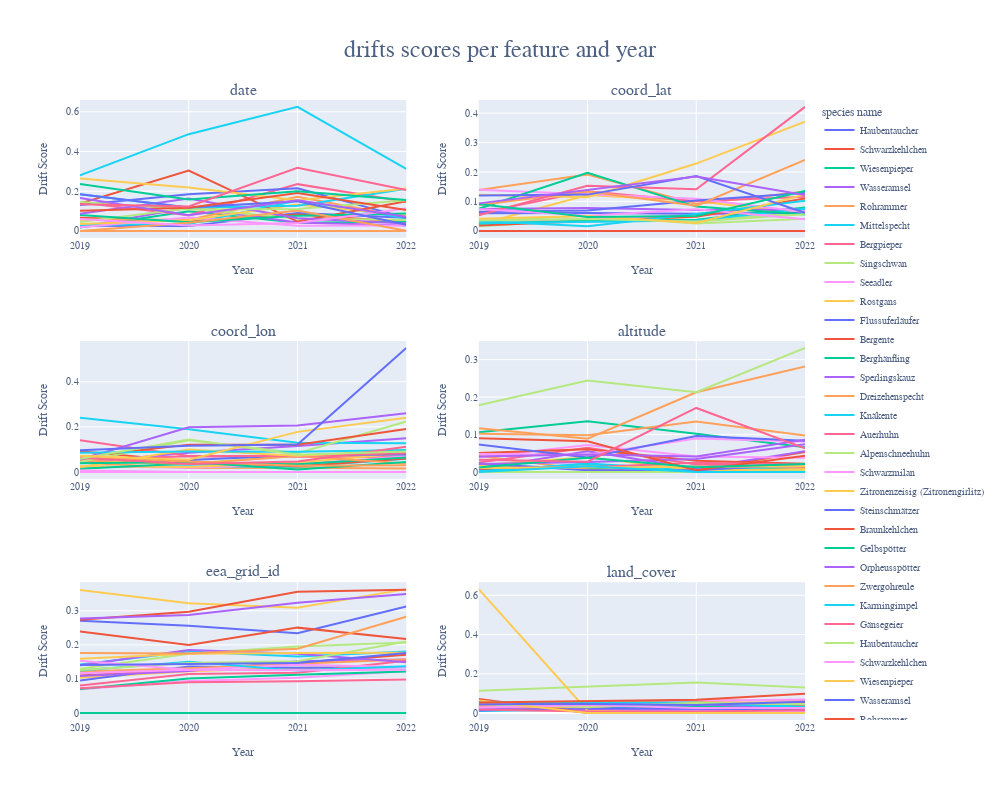

The notebook cell saved with this chart:
### Markdown cell above
In the line plot below, the data drift over time is plotted for each feature and each species. The higher the drift score, the higher the data drift of the given feature and species. Each year is compared to the reference year 2018.

### Results

Based on the visualization below, our findings reveal a complex picture of data drift across different features and species:

- **Gradual Changes:** Certain species demonstrated gradual shifts in specific features. For example, the altitudes of the Griffon Vulture (Gänsegeier) and the Pygmy Owl (Sperlingskauz), as well as the latitudes for the Twite (Berghänfling) showed a steady trend over the years. Similarly, the longitudes of the Citril Finch (Zitronenzeisig) displayed a consistent directional drift.

- **Random Fluctuations**: However, for a lot of species and features, the data did not exhibit a consistent trend but rather fluctuated randomly from year to year. For instance, the Common Rosefinch (Karmingimpel) showed a decrease in drift in the date feature in 2022. Its drift in migration pattern was increasing gradually over four years, and then suddenly decreasing, implying that its migration pattern was very similar to 2018. This unpredictability suggests that multiple factors, possibly including environmental variability and stochastic events, influence the observed features. This shows that a 5-year-window may not be sufficient for a long-term study, as the migration pattern, for example, is highly influenced by the years temperatures, which gradually change over a long period of time (climatic change), but also fluctuate heavily in a shorter time frame of 5 years.

- **Land Cover Stability:** Overall, land cover exhibited the lowest levels of drift across the species studied, aligning with the expectation that habitat preference remains relatively stable over time.

- **Sporadic High Drift:** The Three-toed Woodpecker (Dreizehenspecht) experienced a significant drift in land cover, but this was an isolated event that occurred only in 2019. It may be due to anthropogenic influences or natural disturbances, or user error.

- **Sporadic Altitude Drifts:** As observed in Chapter 1️⃣, altitude is generally not affected by drift. However, some species, such as the Eurasian Pygmy Owl, still exhibit relatively high drift scores for this feature. This can be related to the fact that the Eurasian Pygmy Owl has expanded further north in recent years, where altitudes are lower.

### Discussion
This analysis has revealed that data drift in bird species is not uniformly distributed over time nor consistent across species. The diverse patterns of data drift observed underscore the multifaceted nature of bird dynamics over time. Random fluctuations may indicate the influence of unpredictable environmental factors or the inherent variability in bird behavior. Gradual changes suggest that some species may be responding to consistent environmental pressures or processes.

### Code cell
from plotly.subplots import make_subplots
import plotly.graph_objects as go
features = ['date', 'coord_lat', 'coord_lon', 'altitude', 'eea_grid_id', 'land_cover']
species = list(drift_results['2019'].keys())

# Create subplots
fig = make_subplots(rows=3, cols=2, subplot_titles=features)

for i, feature in enumerate(features, start=1):
    row = (i - 1) // 2 + 1
    col = (i - 1) % 2 + 1
    
    for species_name in species:
        fig.add_trace(go.Scatter(x=list(drift_results.keys()), 
                                 y=[drift_results[year][species_name][feature] for year in drift_results.keys()], 
                                 mode='lines',
                                 name=species_name),
                      row=row, col=col)

    fig.update_xaxes(title_text='Year', row=row, col=col)
    fig.update_yaxes(title_text='Drift Score', row=row, col=col)

fig.update_layout(title='Drift Scores of Different Features Over Years', height=800, width=1000)
fig.update_xaxes(title_text="Year", row=3, col=1)
fig.update_yaxes(title_text="Drift Score", row=2, col=1)
fig.update_layout(font=dict(family="Aleo", size=10, color="#4d5f81"),
                title=dict(x=0.5, y=0.95, font=dict(size=24), text='drifts scores per feature and year', xanchor='center'),
                legend_title_text='species name')
fig.show()

### Figure 1 — Plotly figure (JSON) as saved in the notebook; plotly's stock layout.template omitted (floating-point values rounded to 4 significant figures)
{"data": [{"mode": "lines", "name": "Haubentaucher", "type": "scatter", "x": ["2019", "2020", "2021", "2022"], "xaxis": "x", "y": [0.02612, 0.02402, 0.09073, 0.06671], "yaxis": "y"}, {"mode": "lines", "name": "Schwarzkehlchen", "type": "scatter", "x": ["2019", "2020", "2021", "2022"], "xaxis": "x", "y": [0.06613, 0.04859, 0.08244, 0.04537], "yaxis": "y"}, {"mode": "lines", "name": "Wiesenpieper", "type": "scatter", "x": ["2019", "2020", "2021", "2022"], "xaxis": "x", "y": [0.01721, 0.09873, 0.0404, 0.04544], "yaxis": "y"}, {"mode": "lines", "name": "Wasseramsel", "type": "scatter", "x": ["2019", "2020", "2021", "2022"], "xaxis": "x", "y": [0.01829, 0.1176, 0.04276, 0.02715], "yaxis": "y"}, {"mode": "lines", "name": "Rohrammer", "type": "scatter", "x": ["2019", "2020", "2021", "2022"], "xaxis": "x", "y": [0.05768, 0.05582, 0.1718, 0.0691], "yaxis": "y"}, {"mode": "lines", "name": "Mittelspecht", "type": "scatter", "x": ["2019", "2020", "2021", "2022"], "xaxis": "x", "y": [0.03014, 0.03529, 0.1533, 0.06303], "yaxis": "y"}, {"mode": "lines", "name": "Bergpieper", "type": "scatter", "x": ["2019", "2020", "2021", "2022"], "xaxis": "x", "y": [0.1429, 0.07908, 0.2355, 0.1468], "yaxis": "y"}, {"mode": "lines", "name": "Singschwan", "type": "scatter", "x": ["2019", "2020", "2021", "2022"], "xaxis": "x", "y": [0.04463, 0.1134, 0.06209, 0.05462], "yaxis": "y"}, {"mode": "lines", "name": "Seeadler", "type": "scatter", "x": ["2019", "2020", "2021", "2022"], "xaxis": "x", "y": [0.01828, 0.06731, 0.02561, 0.02674], "yaxis": "y"}, {"mode": "lines", "name": "Rostgans", "type": "scatter", "x": ["2019", "2020", "2021", "2022"], "xaxis": "x", "y": [0.03429, 0.05308, 0.1323, 0.07864], "yaxis": "y"}, {"mode": "lines", "name": "Flussuferläufer", "type": "scatter", "x": ["2019", "2020", "2021", "2022"], "xaxis": "x", "y": [0.1303, 0.1844, 0.2148, 0.06538], "yaxis": "y"}, {"mode": "lines", "name": "Bergente", "type": "scatter", "x": ["2019", "2020", "2021", "2022"], "xaxis": "x", "y": [0.1383, 0.3034, 0.04706, 0.1488], "yaxis": "y"}, {"mode": "lines", "name": "Berghänfling", "type": "scatter", "x": ["2019", "2020", "2021", "2022"], "xaxis": "x", "y": [0.08015, 0.04356, 0.07675, 0.08774], "yaxis": "y"}, {"mode": "lines", "name": "Sperlingskauz", "type": "scatter", "x": ["2019", "2020", "2021", "2022"], "xaxis": "x", "y": [0.08667, 0.1627, 0.06372, 0.03688], "yaxis": "y"}, {"mode": "lines", "name": "Dreizehenspecht", "type": "scatter", "x": ["2019", "2020", "2021", "2022"], "xaxis": "x", "y": [4.472e-06, 0.04139, 0.1021, 0.0008146], "yaxis": "y"}, {"mode": "lines", "name": "Knäkente", "type": "scatter", "x": ["2019", "2020", "2021", "2022"], "xaxis": "x", "y": [0.1852, 0.116, 0.1269, 0.2117], "yaxis": "y"}, {"mode": "lines", "name": "Auerhuhn", "type": "scatter", "x": ["2019", "2020", "2021", "2022"], "xaxis": "x", "y": [4.872e-51, 9.996e-12, 3.173e-63, 6.796e-62], "yaxis": "y"}, {"mode": "lines", "name": "Alpenschneehuhn", "type": "scatter", "x": ["2019", "2020", "2021", "2022"], "xaxis": "x", "y": [0.1453, 0.1075, 0.1108, 0.1541], "yaxis": "y"}, {"mode": "lines", "name": "Schwarzmilan", "type": "scatter", "x": ["2019", "2020", "2021", "2022"], "xaxis": "x", "y": [0.05976, 0.02762, 0.04024, 0.1133], "yaxis": "y"}, {"mode": "lines", "name": "Zitronenzeisig (Zitronengirlitz)", "type": "scatter", "x": ["2019", "2020", "2021", "2022"], "xaxis": "x", "y": [0.264, 0.2187, 0.1545, 0.2133], "yaxis": "y"}, {"mode": "lines", "name": "Steinschmätzer", "type": "scatter", "x": ["2019", "2020", "2021", "2022"], "xaxis": "x", "y": [0.185, 0.1173, 0.1494, 0.03085], "yaxis": "y"}, {"mode": "lines", "name": "Braunkehlchen", "type": "scatter", "x": ["2019", "2020", "2021", "2022"], "xaxis": "x", "y": [0.1017, 0.1164, 0.1905, 0.1048], "yaxis": "y"}, {"mode": "lines", "name": "Gelbspötter", "type": "scatter", "x": ["2019", "2020", "2021", "2022"], "xaxis": "x", "y": [0.2358, 0.1578, 0.1999, 0.1556], "yaxis": "y"}, {"mode": "lines", "name": "Orpheusspötter", "type": "scatter", "x": ["2019", "2020", "2021", "2022"], "xaxis": "x", "y": [0.1662, 0.07885, 0.1547, 0.07164], "yaxis": "y"}, {"mode": "lines", "name": "Zwergohreule", "type": "scatter", "x": ["2019", "2020", "2021", "2022"], "xaxis": "x", "y": [8.223e-16, 1.135e-06, 1.093e-09, 2.502e-07], "yaxis": "y"}, {"mode": "lines", "name": "Karmingimpel", "type": "scatter", "x": ["2019", "2020", "2021", "2022"], "xaxis": "x", "y": [0.2793, 0.4871, 0.6246, 0.3125], "yaxis": "y"}, {"mode": "lines", "name": "Gänsegeier", "type": "scatter", "x": ["2019", "2020", "2021", "2022"], "xaxis": "x", "y": [0.1337, 0.1231, 0.3174, 0.206], "yaxis": "y"}, {"mode": "lines", "name": "Haubentaucher", "type": "scatter", "x": ["2019", "2020", "2021", "2022"], "xaxis": "x2", "y": [0.01554, 0.03845, 0.03549, 0.06249], "yaxis": "y2"}, {"mode": "lines", "name": "Schwarzkehlchen", "type": "scatter", "x": ["2019", "2020", "2021", "2022"], "xaxis": "x2", "y": [0.03438, 0.03902, 0.05377, 0.06353], "yaxis": "y2"}, {"mode": "lines", "name": "Wiesenpieper", "type": "scatter", "x": ["2019", "2020", "2021", "2022"], "xaxis": "x2", "y": [0.02154, 0.1215, 0.1012, 0.05769], "yaxis": "y2"}, {"mode": "lines", "name": "Wasseramsel", "type": "scatter", "x": ["2019", "2020", "2021", "2022"], "xaxis": "x2", "y": [0.05985, 0.06081, 0.05852, 0.06131], "yaxis": "y2"}, {"mode": "lines", "name": "Rohrammer", "type": "scatter", "x": ["2019", "2020", "2021", "2022"], "xaxis": "x2", "y": [0.01789, 0.03239, 0.04762, 0.1101], "yaxis": "y2"}, {"mode": "lines", "name": "Mittelspecht", "type": "scatter", "x": ["2019", "2020", "2021", "2022"], "xaxis": "x2", "y": [0.02534, 0.0345, 0.03786, 0.07966], "yaxis": "y2"}, {"mode": "lines", "name": "Bergpieper", "type": "scatter", "x": ["2019", "2020", "2021", "2022"], "xaxis": "x2", "y": [0.07403, 0.07805, 0.07087, 0.07258], "yaxis": "y2"}, {"mode": "lines", "name": "Singschwan", "type": "scatter", "x": ["2019", "2020", "2021", "2022"], "xaxis": "x2", "y": [0.1387, 0.1916, 0.09172, 0.1334], "yaxis": "y2"}, {"mode": "lines", "name": "Seeadler", "type": "scatter", "x": ["2019", "2020", "2021", "2022"], "xaxis": "x2", "y": [0.02625, 0.03123, 0.03542, 0.07519], "yaxis": "y2"}, {"mode": "lines", "name": "Rostgans", "type": "scatter", "x": ["2019", "2020", "2021", "2022"], "xaxis": "x2", "y": [0.06039, 0.1345, 0.1007, 0.1158], "yaxis": "y2"}, {"mode": "lines", "name": "Flussuferläufer", "type": "scatter", "x": ["2019", "2020", "2021", "2022"], "xaxis": "x2", "y": [0.03342, 0.05144, 0.02472, 0.04111], "yaxis": "y2"}, {"mode": "lines", "name": "Bergente", "type": "scatter", "x": ["2019", "2020", "2021", "2022"], "xaxis": "x2", "y": [0.1395, 0.1233, 0.1087, 0.06401], "yaxis": "y2"}, {"mode": "lines", "name": "Berghänfling", "type": "scatter", "x": ["2019", "2020", "2021", "2022"], "xaxis": "x2", "y": [0.1231, 0.1142, 0.2286, 0.3709], "yaxis": "y2"}, {"mode": "lines", "name": "Sperlingskauz", "type": "scatter", "x": ["2019", "2020", "2021", "2022"], "xaxis": "x2", "y": [0.06538, 0.06903, 0.1035, 0.1283], "yaxis": "y2"}, {"mode": "lines", "name": "Dreizehenspecht", "type": "scatter", "x": ["2019", "2020", "2021", "2022"], "xaxis": "x2", "y": [3.15e-05, 7.456e-06, 5.515e-11, 7.81e-43], "yaxis": "y2"}, {"mode": "lines", "name": "Knäkente", "type": "scatter", "x": ["2019", "2020", "2021", "2022"], "xaxis": "x2", "y": [0.07531, 0.1976, 0.08254, 0.05605], "yaxis": "y2"}, {"mode": "lines", "name": "Auerhuhn", "type": "scatter", "x": ["2019", "2020", "2021", "2022"], "xaxis": "x2", "y": [3.667e-19, 1.048e-13, 8.587e-23, 6.131e-20], "yaxis": "y2"}, {"mode": "lines", "name": "Alpenschneehuhn", "type": "scatter", "x": ["2019", "2020", "2021", "2022"], "xaxis": "x2", "y": [0.08809, 0.1337, 0.08556, 0.2413], "yaxis": "y2"}, {"mode": "lines", "name": "Schwarzmilan", "type": "scatter", "x": ["2019", "2020", "2021", "2022"], "xaxis": "x2", "y": [0.03347, 0.01556, 0.05762, 0.1023], "yaxis": "y2"}, {"mode": "lines", "name": "Zitronenzeisig (Zitronengirlitz)", "type": "scatter", "x": ["2019", "2020", "2021", "2022"], "xaxis": "x2", "y": [0.05296, 0.1532, 0.1412, 0.4211], "yaxis": "y2"}, {"mode": "lines", "name": "Steinschmätzer", "type": "scatter", "x": ["2019", "2020", "2021", "2022"], "xaxis": "x2", "y": [0.03538, 0.04011, 0.03219, 0.05693], "yaxis": "y2"}, {"mode": "lines", "name": "Braunkehlchen", "type": "scatter", "x": ["2019", "2020", "2021", "2022"], "xaxis": "x2", "y": [0.07456, 0.05115, 0.07375, 0.03922], "yaxis": "y2"}, {"mode": "lines", "name": "Gelbspötter", "type": "scatter", "x": ["2019", "2020", "2021", "2022"], "xaxis": "x2", "y": [0.04107, 0.05039, 0.02696, 0.1238], "yaxis": "y2"}, {"mode": "lines", "name": "Orpheusspötter", "type": "scatter", "x": ["2019", "2020", "2021", "2022"], "xaxis": "x2", "y": [0.1203, 0.1232, 0.1861, 0.06147], "yaxis": "y2"}, {"mode": "lines", "name": "Zwergohreule", "type": "scatter", "x": ["2019", "2020", "2021", "2022"], "xaxis": "x2", "y": [6.318e-11, 4.136e-10, 1.043e-10, 6.138e-08], "yaxis": "y2"}, {"mode": "lines", "name": "Karmingimpel", "type": "scatter", "x": ["2019", "2020", "2021", "2022"], "xaxis": "x2", "y": [0.091, 0.04714, 0.05087, 0.1358], "yaxis": "y2"}, {"mode": "lines", "name": "Gänsegeier", "type": "scatter", "x": ["2019", "2020", "2021", "2022"], "xaxis": "x2", "y": [0.09342, 0.1384, 0.1848, 0.1215], "yaxis": "y2"}, {"mode": "lines", "name": "Haubentaucher", "type": "scatter", "x": ["2019", "2020", "2021", "2022"], "xaxis": "x3", "y": [0.04094, 0.01805, 0.01911, 0.01584], "yaxis": "y3"}, {"mode": "lines", "name": "Schwarzkehlchen", "type": "scatter", "x": ["2019", "2020", "2021", "2022"], "xaxis": "x3", "y": [0.02237, 0.02497, 0.02312, 0.05849], "yaxis": "y3"}, {"mode": "lines", "name": "Wiesenpieper", "type": "scatter", "x": ["2019", "2020", "2021", "2022"], "xaxis": "x3", "y": [0.05527, 0.07014, 0.06765, 0.06701], "yaxis": "y3"}, {"mode": "lines", "name": "Wasseramsel", "type": "scatter", "x": ["2019", "2020", "2021", "2022"], "xaxis": "x3", "y": [0.04365, 0.03723, 0.07237, 0.0764], "yaxis": "y3"}, {"mode": "lines", "name": "Rohrammer", "type": "scatter", "x": ["2019", "2020", "2021", "2022"], "xaxis": "x3", "y": [0.02564, 0.01878, 0.03489, 0.07018], "yaxis": "y3"}, {"mode": "lines", "name": "Mittelspecht", "type": "scatter", "x": ["2019", "2020", "2021", "2022"], "xaxis": "x3", "y": [0.02571, 0.02189, 0.04187, 0.08297], "yaxis": "y3"}, {"mode": "lines", "name": "Bergpieper", "type": "scatter", "x": ["2019", "2020", "2021", "2022"], "xaxis": "x3", "y": [0.04678, 0.05273, 0.0744, 0.07803], "yaxis": "y3"}, {"mode": "lines", "name": "Singschwan", "type": "scatter", "x": ["2019", "2020", "2021", "2022"], "xaxis": "x3", "y": [0.09215, 0.04706, 0.02599, 0.05979], "yaxis": "y3"}, {"mode": "lines", "name": "Seeadler", "type": "scatter", "x": ["2019", "2020", "2021", "2022"], "xaxis": "x3", "y": [0.01437, 0.0378, 0.03422, 0.06463], "yaxis": "y3"}, {"mode": "lines", "name": "Rostgans", "type": "scatter", "x": ["2019", "2020", "2021", "2022"], "xaxis": "x3", "y": [0.04236, 0.08521, 0.1148, 0.1493], "yaxis": "y3"}, {"mode": "lines", "name": "Flussuferläufer", "type": "scatter", "x": ["2019", "2020", "2021", "2022"], "xaxis": "x3", "y": [0.05105, 0.03522, 0.07041, 0.03818], "yaxis": "y3"}, {"mode": "lines", "name": "Bergente", "type": "scatter", "x": ["2019", "2020", "2021", "2022"], "xaxis": "x3", "y": [0.2402, 0.1892, 0.1293, 0.1275], "yaxis": "y3"}, {"mode": "lines", "name": "Berghänfling", "type": "scatter", "x": ["2019", "2020", "2021", "2022"], "xaxis": "x3", "y": [0.1409, 0.07069, 0.07067, 0.08363], "yaxis": "y3"}, {"mode": "lines", "name": "Sperlingskauz", "type": "scatter", "x": ["2019", "2020", "2021", "2022"], "xaxis": "x3", "y": [0.0437, 0.1406, 0.0835, 0.2236], "yaxis": "y3"}, {"mode": "lines", "name": "Dreizehenspecht", "type": "scatter", "x": ["2019", "2020", "2021", "2022"], "xaxis": "x3", "y": [0.006183, 4.513e-10, 1.48e-12, 1.707e-22], "yaxis": "y3"}, {"mode": "lines", "name": "Knäkente", "type": "scatter", "x": ["2019", "2020", "2021", "2022"], "xaxis": "x3", "y": [0.02126, 0.09934, 0.07074, 0.09869], "yaxis": "y3"}, {"mode": "lines", "name": "Auerhuhn", "type": "scatter", "x": ["2019", "2020", "2021", "2022"], "xaxis": "x3", "y": [4.243e-21, 1.565e-08, 2.851e-29, 1.08e-28], "yaxis": "y3"}, {"mode": "lines", "name": "Alpenschneehuhn", "type": "scatter", "x": ["2019", "2020", "2021", "2022"], "xaxis": "x3", "y": [0.06561, 0.1214, 0.1203, 0.191], "yaxis": "y3"}, {"mode": "lines", "name": "Schwarzmilan", "type": "scatter", "x": ["2019", "2020", "2021", "2022"], "xaxis": "x3", "y": [0.03896, 0.04422, 0.0112, 0.04451], "yaxis": "y3"}, {"mode": "lines", "name": "Zitronenzeisig (Zitronengirlitz)", "type": "scatter", "x": ["2019", "2020", "2021", "2022"], "xaxis": "x3", "y": [0.05524, 0.198, 0.2067, 0.2606], "yaxis": "y3"}, {"mode": "lines", "name": "Steinschmätzer", "type": "scatter", "x": ["2019", "2020", "2021", "2022"], "xaxis": "x3", "y": [0.0644, 0.04582, 0.0273, 0.03042], "yaxis": "y3"}, {"mode": "lines", "name": "Braunkehlchen", "type": "scatter", "x": ["2019", "2020", "2021", "2022"], "xaxis": "x3", "y": [0.08537, 0.09129, 0.08935, 0.09799], "yaxis": "y3"}, {"mode": "lines", "name": "Gelbspötter", "type": "scatter", "x": ["2019", "2020", "2021", "2022"], "xaxis": "x3", "y": [0.06322, 0.03589, 0.04698, 0.112], "yaxis": "y3"}, {"mode": "lines", "name": "Orpheusspötter", "type": "scatter", "x": ["2019", "2020", "2021", "2022"], "xaxis": "x3", "y": [0.05909, 0.1444, 0.07686, 0.09129], "yaxis": "y3"}, {"mode": "lines", "name": "Zwergohreule", "type": "scatter", "x": ["2019", "2020", "2021", "2022"], "xaxis": "x3", "y": [1.837e-10, 3.192e-06, 3.951e-10, 4.6e-10], "yaxis": "y3"}, {"mode": "lines", "name": "Karmingimpel", "type": "scatter", "x": ["2019", "2020", "2021", "2022"], "xaxis": "x3", "y": [0.07182, 0.05422, 0.178, 0.2406], "yaxis": "y3"}, {"mode": "lines", "name": "Gänsegeier", "type": "scatter", "x": ["2019", "2020", "2021", "2022"], "xaxis": "x3", "y": [0.09674, 0.116, 0.1218, 0.5498], "yaxis": "y3"}, {"mode": "lines", "name": "Haubentaucher", "type": "scatter", "x": ["2019", "2020", "2021", "2022"], "xaxis": "x4", "y": [0.006081, 0.01444, 0.005019, 0.0532], "yaxis": "y4"}, {"mode": "lines", "name": "Schwarzkehlchen", "type": "scatter", "x": ["2019", "2020", "2021", "2022"], "xaxis": "x4", "y": [0.01809, 0.01003, 0.01472, 0.005827], "yaxis": "y4"}, {"mode": "lines", "name": "Wiesenpieper", "type": "scatter", "x": ["2019", "2020", "2021", "2022"], "xaxis": "x4", "y": [0.008554, 0.05534, 0.00933, 0.05514], "yaxis": "y4"}, {"mode": "lines", "name": "Wasseramsel", "type": "scatter", "x": ["2019", "2020", "2021", "2022"], "xaxis": "x4", "y": [0.0426, 0.006044, 0.00141, 0.007904], "yaxis": "y4"}, {"mode": "lines", "name": "Rohrammer", "type": "scatter", "x": ["2019", "2020", "2021", "2022"], "xaxis": "x4", "y": [0.00057, 0.02278, 0.005529, 0.01557], "yaxis": "y4"}, {"mode": "lines", "name": "Mittelspecht", "type": "scatter", "x": ["2019", "2020", "2021", "2022"], "xaxis": "x4", "y": [0.0253, 0.0646, 0.02026, 0.01359], "yaxis": "y4"}, {"mode": "lines", "name": "Bergpieper", "type": "scatter", "x": ["2019", "2020", "2021", "2022"], "xaxis": "x4", "y": [0.0113, 0.01496, 0.001815, 0.004001], "yaxis": "y4"}, {"mode": "lines", "name": "Singschwan", "type": "scatter", "x": ["2019", "2020", "2021", "2022"], "xaxis": "x4", "y": [0.03939, 0.07227, 0.04157, 0.03781], "yaxis": "y4"}, {"mode": "lines", "name": "Seeadler", "type": "scatter", "x": ["2019", "2020", "2021", "2022"], "xaxis": "x4", "y": [0.01823, 0.03969, 0.003766, 0.007491], "yaxis": "y4"}, {"mode": "lines", "name": "Rostgans", "type": "scatter", "x": ["2019", "2020", "2021", "2022"], "xaxis": "x4", "y": [0.02282, 0.004563, 0.00443, 0.02146], "yaxis": "y4"}, {"mode": "lines", "name": "Flussuferläufer", "type": "scatter", "x": ["2019", "2020", "2021", "2022"], "xaxis": "x4", "y": [0.05078, 0.06085, 0.02981, 0.02211], "yaxis": "y4"}, {"mode": "lines", "name": "Bergente", "type": "scatter", "x": ["2019", "2020", "2021", "2022"], "xaxis": "x4", "y": [0.1063, 0.1357, 0.102, 0.06612], "yaxis": "y4"}, {"mode": "lines", "name": "Berghänfling", "type": "scatter", "x": ["2019", "2020", "2021", "2022"], "xaxis": "x4", "y": [0.02109, 0.02662, 0.03459, 0.07439], "yaxis": "y4"}, {"mode": "lines", "name": "Sperlingskauz", "type": "scatter", "x": ["2019", "2020", "2021", "2022"], "xaxis": "x4", "y": [0.1169, 0.0888, 0.2128, 0.2815], "yaxis": "y4"}, {"mode": "lines", "name": "Dreizehenspecht", "type": "scatter", "x": ["2019", "2020", "2021", "2022"], "xaxis": "x4", "y": [0.00172, 0.02159, 8.947e-07, 9.195e-26], "yaxis": "y4"}, {"mode": "lines", "name": "Knäkente", "type": "scatter", "x": ["2019", "2020", "2021", "2022"], "xaxis": "x4", "y": [0.01096, 0.01252, 0.02484, 0.0197], "yaxis": "y4"}, {"mode": "lines", "name": "Auerhuhn", "type": "scatter", "x": ["2019", "2020", "2021", "2022"], "xaxis": "x4", "y": [5.546e-14, 1.147e-12, 1.247e-18, 1.341e-12], "yaxis": "y4"}, {"mode": "lines", "name": "Alpenschneehuhn", "type": "scatter", "x": ["2019", "2020", "2021", "2022"], "xaxis": "x4", "y": [0.04788, 0.04596, 0.08939, 0.08147], "yaxis": "y4"}, {"mode": "lines", "name": "Schwarzmilan", "type": "scatter", "x": ["2019", "2020", "2021", "2022"], "xaxis": "x4", "y": [0.01043, 0.01192, 0.01171, 0.01509], "yaxis": "y4"}, {"mode": "lines", "name": "Zitronenzeisig (Zitronengirlitz)", "type": "scatter", "x": ["2019", "2020", "2021", "2022"], "xaxis": "x4", "y": [0.07359, 0.03876, 0.09593, 0.08344], "yaxis": "y4"}, {"mode": "lines", "name": "Steinschmätzer", "type": "scatter", "x": ["2019", "2020", "2021", "2022"], "xaxis": "x4", "y": [0.09005, 0.0822, 0.004763, 0.04318], "yaxis": "y4"}, {"mode": "lines", "name": "Braunkehlchen", "type": "scatter", "x": ["2019", "2020", "2021", "2022"], "xaxis": "x4", "y": [0.01201, 0.03774, 0.0127, 0.02152], "yaxis": "y4"}, {"mode": "lines", "name": "Gelbspötter", "type": "scatter", "x": ["2019", "2020", "2021", "2022"], "xaxis": "x4", "y": [0.04131, 0.04655, 0.04127, 0.08621], "yaxis": "y4"}, {"mode": "lines", "name": "Orpheusspötter", "type": "scatter", "x": ["2019", "2020", "2021", "2022"], "xaxis": "x4", "y": [0.1023, 0.09807, 0.1346, 0.0973], "yaxis": "y4"}, {"mode": "lines", "name": "Zwergohreule", "type": "scatter", "x": ["2019", "2020", "2021", "2022"], "xaxis": "x4", "y": [1.672e-11, 0.01531, 3.619e-07, 3.643e-06], "yaxis": "y4"}, {"mode": "lines", "name": "Karmingimpel", "type": "scatter", "x": ["2019", "2020", "2021", "2022"], "xaxis": "x4", "y": [0.03296, 0.02735, 0.171, 0.06332], "yaxis": "y4"}, {"mode": "lines", "name": "Gänsegeier", "type": "scatter", "x": ["2019", "2020", "2021", "2022"], "xaxis": "x4", "y": [0.1781, 0.2445, 0.2132, 0.331], "yaxis": "y4"}, {"mode": "lines", "name": "Haubentaucher", "type": "scatter", "x": ["2019", "2020", "2021", "2022"], "xaxis": "x5", "y": [0.07004, 0.09422, 0.104, 0.1233], "yaxis": "y5"}, {"mode": "lines", "name": "Schwarzkehlchen", "type": "scatter", "x": ["2019", "2020", "2021", "2022"], "xaxis": "x5", "y": [0.1033, 0.1226, 0.1333, 0.1351], "yaxis": "y5"}, {"mode": "lines", "name": "Wiesenpieper", "type": "scatter", "x": ["2019", "2020", "2021", "2022"], "xaxis": "x5", "y": [0.0952, 0.1364, 0.1326, 0.1341], "yaxis": "y5"}, {"mode": "lines", "name": "Wasseramsel", "type": "scatter", "x": ["2019", "2020", "2021", "2022"], "xaxis": "x5", "y": [0.1104, 0.1273, 0.1469, 0.1712], "yaxis": "y5"}, {"mode": "lines", "name": "Rohrammer", "type": "scatter", "x": ["2019", "2020", "2021", "2022"], "xaxis": "x5", "y": [0.07097, 0.1012, 0.1127, 0.1219], "yaxis": "y5"}, {"mode": "lines", "name": "Mittelspecht", "type": "scatter", "x": ["2019", "2020", "2021", "2022"], "xaxis": "x5", "y": [0.1087, 0.1231, 0.1521, 0.1569], "yaxis": "y5"}, {"mode": "lines", "name": "Bergpieper", "type": "scatter", "x": ["2019", "2020", "2021", "2022"], "xaxis": "x5", "y": [0.1218, 0.1315, 0.1445, 0.1572], "yaxis": "y5"}, {"mode": "lines", "name": "Singschwan", "type": "scatter", "x": ["2019", "2020", "2021", "2022"], "xaxis": "x5", "y": [0.1423, 0.1808, 0.1662, 0.1809], "yaxis": "y5"}, {"mode": "lines", "name": "Seeadler", "type": "scatter", "x": ["2019", "2020", "2021", "2022"], "xaxis": "x5", "y": [0.08084, 0.1147, 0.1186, 0.1536], "yaxis": "y5"}, {"mode": "lines", "name": "Rostgans", "type": "scatter", "x": ["2019", "2020", "2021", "2022"], "xaxis": "x5", "y": [0.1299, 0.1743, 0.1952, 0.2069], "yaxis": "y5"}, {"mode": "lines", "name": "Flussuferläufer", "type": "scatter", "x": ["2019", "2020", "2021", "2022"], "xaxis": "x5", "y": [0.1171, 0.1269, 0.1421, 0.1351], "yaxis": "y5"}, {"mode": "lines", "name": "Bergente", "type": "scatter", "x": ["2019", "2020", "2021", "2022"], "xaxis": "x5", "y": [0.3608, 0.322, 0.3086, 0.3635], "yaxis": "y5"}, {"mode": "lines", "name": "Berghänfling", "type": "scatter", "x": ["2019", "2020", "2021", "2022"], "xaxis": "x5", "y": [0.2706, 0.256, 0.2344, 0.3126], "yaxis": "y5"}, {"mode": "lines", "name": "Sperlingskauz", "type": "scatter", "x": ["2019", "2020", "2021", "2022"], "xaxis": "x5", "y": [0.2737, 0.2969, 0.3554, 0.3619], "yaxis": "y5"}, {"mode": "lines", "name": "Dreizehenspecht", "type": "scatter", "x": ["2019", "2020", "2021", "2022"], "xaxis": "x5", "y": [0, 0, 0, 0], "yaxis": "y5"}, {"mode": "lines", "name": "Knäkente", "type": "scatter", "x": ["2019", "2020", "2021", "2022"], "xaxis": "x5", "y": [0.1403, 0.1853, 0.1736, 0.1494], "yaxis": "y5"}, {"mode": "lines", "name": "Auerhuhn", "type": "scatter", "x": ["2019", "2020", "2021", "2022"], "xaxis": "x5", "y": [0, 0, 0, 0], "yaxis": "y5"}, {"mode": "lines", "name": "Alpenschneehuhn", "type": "scatter", "x": ["2019", "2020", "2021", "2022"], "xaxis": "x5", "y": [0.1252, 0.1506, 0.1245, 0.1376], "yaxis": "y5"}, {"mode": "lines", "name": "Schwarzmilan", "type": "scatter", "x": ["2019", "2020", "2021", "2022"], "xaxis": "x5", "y": [0.0731, 0.09079, 0.09365, 0.09859], "yaxis": "y5"}, {"mode": "lines", "name": "Zitronenzeisig (Zitronengirlitz)", "type": "scatter", "x": ["2019", "2020", "2021", "2022"], "xaxis": "x5", "y": [0.1262, 0.1471, 0.1519, 0.2097], "yaxis": "y5"}, {"mode": "lines", "name": "Steinschmätzer", "type": "scatter", "x": ["2019", "2020", "2021", "2022"], "xaxis": "x5", "y": [0.1532, 0.1273, 0.1257, 0.1268], "yaxis": "y5"}, {"mode": "lines", "name": "Braunkehlchen", "type": "scatter", "x": ["2019", "2020", "2021", "2022"], "xaxis": "x5", "y": [0.159, 0.1738, 0.1763, 0.1771], "yaxis": "y5"}, {"mode": "lines", "name": "Gelbspötter", "type": "scatter", "x": ["2019", "2020", "2021", "2022"], "xaxis": "x5", "y": [0.1412, 0.1437, 0.1471, 0.1759], "yaxis": "y5"}, {"mode": "lines", "name": "Orpheusspötter", "type": "scatter", "x": ["2019", "2020", "2021", "2022"], "xaxis": "x5", "y": [0.2395, 0.2, 0.2506, 0.2174], "yaxis": "y5"}, {"mode": "lines", "name": "Zwergohreule", "type": "scatter", "x": ["2019", "2020", "2021", "2022"], "xaxis": "x5", "y": [0, 0, 0, 0], "yaxis": "y5"}, {"mode": "lines", "name": "Karmingimpel", "type": "scatter", "x": ["2019", "2020", "2021", "2022"], "xaxis": "x5", "y": [0.2773, 0.2873, 0.3236, 0.3493], "yaxis": "y5"}, {"mode": "lines", "name": "Gänsegeier", "type": "scatter", "x": ["2019", "2020", "2021", "2022"], "xaxis": "x5", "y": [0.176, 0.1749, 0.1889, 0.2827], "yaxis": "y5"}, {"mode": "lines", "name": "Haubentaucher", "type": "scatter", "x": ["2019", "2020", "2021", "2022"], "xaxis": "x6", "y": [0.01114, 0.0189, 0.02256, 0.02503], "yaxis": "y6"}, {"mode": "lines", "name": "Schwarzkehlchen", "type": "scatter", "x": ["2019", "2020", "2021", "2022"], "xaxis": "x6", "y": [0.02369, 0.03906, 0.04087, 0.0478], "yaxis": "y6"}, {"mode": "lines", "name": "Wiesenpieper", "type": "scatter", "x": ["2019", "2020", "2021", "2022"], "xaxis": "x6", "y": [0.02074, 0.04783, 0.03592, 0.03067], "yaxis": "y6"}, {"mode": "lines", "name": "Wasseramsel", "type": "scatter", "x": ["2019", "2020", "2021", "2022"], "xaxis": "x6", "y": [0.0164, 0.01822, 0.008239, 0.01232], "yaxis": "y6"}, {"mode": "lines", "name": "Rohrammer", "type": "scatter", "x": ["2019", "2020", "2021", "2022"], "xaxis": "x6", "y": [0.01703, 0.02901, 0.02996, 0.02709], "yaxis": "y6"}, {"mode": "lines", "name": "Mittelspecht", "type": "scatter", "x": ["2019", "2020", "2021", "2022"], "xaxis": "x6", "y": [0.0235, 0.02613, 0.05162, 0.03792], "yaxis": "y6"}, {"mode": "lines", "name": "Bergpieper", "type": "scatter", "x": ["2019", "2020", "2021", "2022"], "xaxis": "x6", "y": [0.03681, 0.03443, 0.05255, 0.04092], "yaxis": "y6"}, {"mode": "lines", "name": "Singschwan", "type": "scatter", "x": ["2019", "2020", "2021", "2022"], "xaxis": "x6", "y": [0.03031, 0.04057, 0.02192, 0.03023], "yaxis": "y6"}, {"mode": "lines", "name": "Seeadler", "type": "scatter", "x": ["2019", "2020", "2021", "2022"], "xaxis": "x6", "y": [0.01773, 0.01969, 0.01835, 0.01519], "yaxis": "y6"}, {"mode": "lines", "name": "Rostgans", "type": "scatter", "x": ["2019", "2020", "2021", "2022"], "xaxis": "x6", "y": [0.03228, 0.05121, 0.06604, 0.06284], "yaxis": "y6"}, {"mode": "lines", "name": "Flussuferläufer", "type": "scatter", "x": ["2019", "2020", "2021", "2022"], "xaxis": "x6", "y": [0.02147, 0.02941, 0.05444, 0.033], "yaxis": "y6"}, {"mode": "lines", "name": "Bergente", "type": "scatter", "x": ["2019", "2020", "2021", "2022"], "xaxis": "x6", "y": [0.03667, 0.04585, 0.04636, 0.05093], "yaxis": "y6"}, {"mode": "lines", "name": "Berghänfling", "type": "scatter", "x": ["2019", "2020", "2021", "2022"], "xaxis": "x6", "y": [0.1137, 0.1342, 0.1564, 0.1301], "yaxis": "y6"}, {"mode": "lines", "name": "Sperlingskauz", "type": "scatter", "x": ["2019", "2020", "2021", "2022"], "xaxis": "x6", "y": [0.02466, 0.03223, 0.06264, 0.06963], "yaxis": "y6"}, {"mode": "lines", "name": "Dreizehenspecht", "type": "scatter", "x": ["2019", "2020", "2021", "2022"], "xaxis": "x6", "y": [0.6315, 0.01209, 9.607e-05, 1.723e-24], "yaxis": "y6"}, {"mode": "lines", "name": "Knäkente", "type": "scatter", "x": ["2019", "2020", "2021", "2022"], "xaxis": "x6", "y": [0.01337, 0.02635, 0.02298, 0.01864], "yaxis": "y6"}, {"mode": "lines", "name": "Auerhuhn", "type": "scatter", "x": ["2019", "2020", "2021", "2022"], "xaxis": "x6", "y": [0.07151, 3.254e-10, 0, 0], "yaxis": "y6"}, {"mode": "lines", "name": "Alpenschneehuhn", "type": "scatter", "x": ["2019", "2020", "2021", "2022"], "xaxis": "x6", "y": [0.05786, 0.03535, 0.03269, 0.02631], "yaxis": "y6"}, {"mode": "lines", "name": "Schwarzmilan", "type": "scatter", "x": ["2019", "2020", "2021", "2022"], "xaxis": "x6", "y": [0.02086, 0.03634, 0.0466, 0.02348], "yaxis": "y6"}, {"mode": "lines", "name": "Zitronenzeisig (Zitronengirlitz)", "type": "scatter", "x": ["2019", "2020", "2021", "2022"], "xaxis": "x6", "y": [0.03084, 0.03004, 0.05629, 0.04542], "yaxis": "y6"}, {"mode": "lines", "name": "Steinschmätzer", "type": "scatter", "x": ["2019", "2020", "2021", "2022"], "xaxis": "x6", "y": [0.05737, 0.0528, 0.05433, 0.02601], "yaxis": "y6"}, {"mode": "lines", "name": "Braunkehlchen", "type": "scatter", "x": ["2019", "2020", "2021", "2022"], "xaxis": "x6", "y": [0.01853, 0.008816, 0.007596, 0.01401], "yaxis": "y6"}, {"mode": "lines", "name": "Gelbspötter", "type": "scatter", "x": ["2019", "2020", "2021", "2022"], "xaxis": "x6", "y": [0.04535, 0.03148, 0.05247, 0.04472], "yaxis": "y6"}, {"mode": "lines", "name": "Orpheusspötter", "type": "scatter", "x": ["2019", "2020", "2021", "2022"], "xaxis": "x6", "y": [0.02866, 0.04142, 0.02563, 0.0254], "yaxis": "y6"}, {"mode": "lines", "name": "Zwergohreule", "type": "scatter", "x": ["2019", "2020", "2021", "2022"], "xaxis": "x6", "y": [0.06488, 2.953e-51, 2.462e-58, 1.953e-47], "yaxis": "y6"}, {"mode": "lines", "name": "Karmingimpel", "type": "scatter", "x": ["2019", "2020", "2021", "2022"], "xaxis": "x6", "y": [0.04521, 0.0458, 0.04087, 0.0584], "yaxis": "y6"}, {"mode": "lines", "name": "Gänsegeier", "type": "scatter", "x": ["2019", "2020", "2021", "2022"], "xaxis": "x6", "y": [0.05418, 0.06123, 0.06763, 0.09805], "yaxis": "y6"}], "layout": {"annotations": [{"font": {"size": 16}, "showarrow": false, "text": "date", "x": 0.225, "xanchor": "center", "xref": "paper", "y": 1, "yanchor": "bottom", "yref": "paper"}, {"font": {"size": 16}, "showarrow": false, "text": "coord_lat", "x": 0.775, "xanchor": "center", "xref": "paper", "y": 1, "yanchor": "bottom", "yref": "paper"}, {"font": {"size": 16}, "showarrow": false, "text": "coord_lon", "x": 0.225, "xanchor": "center", "xref": "paper", "y": 0.6111, "yanchor": "bottom", "yref": "paper"}, {"font": {"size": 16}, "showarrow": false, "text": "altitude", "x": 0.775, "xanchor": "center", "xref": "paper", "y": 0.6111, "yanchor": "bottom", "yref": "paper"}, {"font": {"size": 16}, "showarrow": false, "text": "eea_grid_id", "x": 0.225, "xanchor": "center", "xref": "paper", "y": 0.2222, "yanchor": "bottom", "yref": "paper"}, {"font": {"size": 16}, "showarrow": false, "text": "land_cover", "x": 0.775, "xanchor": "center", "xref": "paper", "y": 0.2222, "yanchor": "bottom", "yref": "paper"}], "font": {"color": "#4d5f81", "family": "Aleo", "size": 10}, "height": 800, "legend": {"title": {"text": "species name"}}, "title": {"font": {"size": 24}, "text": "drifts scores per feature and year", "x": 0.5, "xanchor": "center", "y": 0.95}, "width": 1000, "xaxis": {"anchor": "y", "domain": [0, 0.45], "title": {"text": "Year"}}, "xaxis2": {"anchor": "y2", "domain": [0.55, 1], "title": {"text": "Year"}}, "xaxis3": {"anchor": "y3", "domain": [0, 0.45], "title": {"text": "Year"}}, "xaxis4": {"anchor": "y4", "domain": [0.55, 1], "title": {"text": "Year"}}, "xaxis5": {"anchor": "y5", "domain": [0, 0.45], "title": {"text": "Year"}}, "xaxis6": {"anchor": "y6", "domain": [0.55, 1], "title": {"text": "Year"}}, "yaxis": {"anchor": "x", "domain": [0.7778, 1], "title": {"text": "Drift Score"}}, "yaxis2": {"anchor": "x2", "domain": [0.7778, 1], "title": {"text": "Drift Score"}}, "yaxis3": {"anchor": "x3", "domain": [0.3889, 0.6111], "title": {"text": "Drift Score"}}, "yaxis4": {"anchor": "x4", "domain": [0.3889, 0.6111], "title": {"text": "Drift Score"}}, "yaxis5": {"anchor": "x5", "domain": [0, 0.2222], "title": {"text": "Drift Score"}}, "yaxis6": {"anchor": "x6", "domain": [0, 0.2222], "title": {"text": "Drift Score"}}}}
